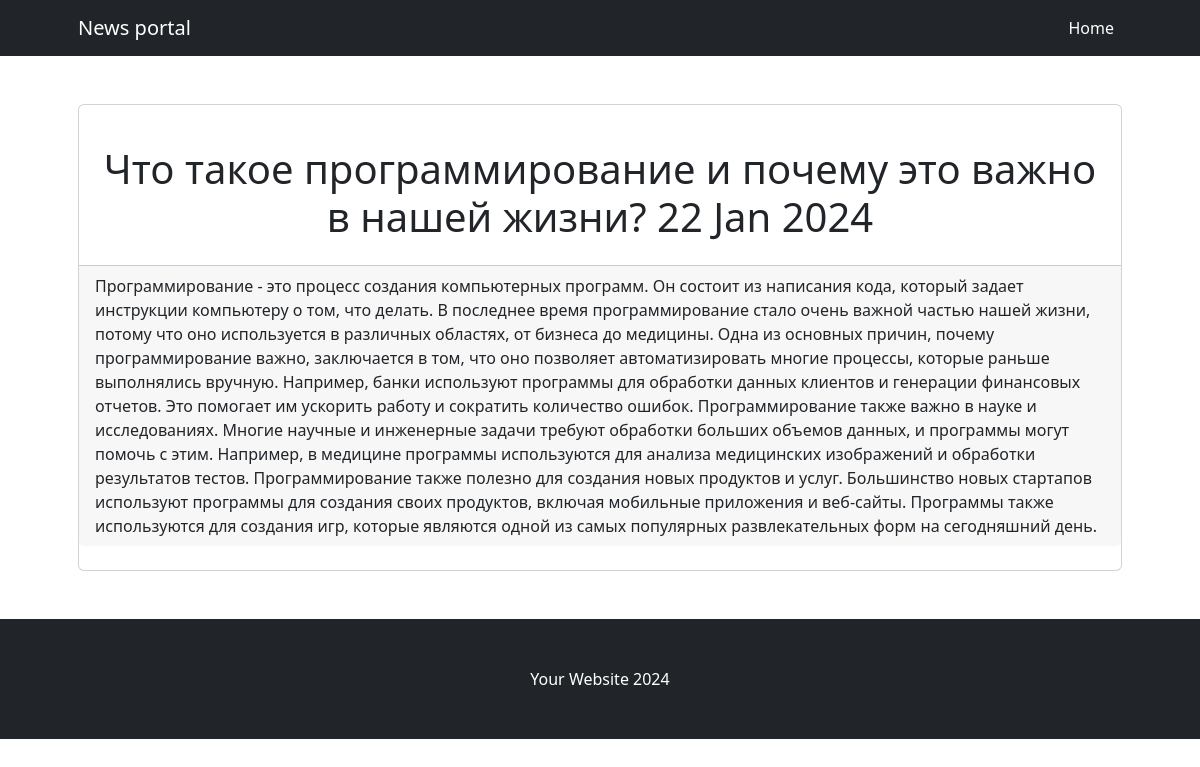
The page /news/2 on the database its author committed.
### simpleapp/models.py (models this page shows, shortened)
class Post(models.Model):
    author = models.CharField(max_length=255)
    item = models.CharField(max_length=3, choices=ITEM, default=article)
    date = models.DateTimeField(auto_now_add=True)
    category = models.ForeignKey(to=Category, on_delete=models.CASCADE, related_name='posts')
    heading = models.CharField(max_length=255)
    text = models.TextField(default = "Текст не введен")

### simpleapp/views.py (the view)
# urls.py: path('<int:pk>', PostDetail.as_view()),
class PostDetail(DetailView):
    model = Post
    template_name = 'post.html'
    context_object_name = 'post'

### simpleapp/templatetags/custom_filters.py (called while the page is built)
@register.filter(name='censor')
def currency(value):
   if type(value)==str:
      for pattern, repl in _TAGS:
        value = re.sub(pattern, repl, value)
   return value

### templates/post.html (shortened to what this page needs)
{% extends 'flatpages/default.html' %}
{% load custom_filters %}
{% block content %}
<div class="card   my-5 py-4 ">
    <div class="card-body text-center">
        <h1 class="font-weight-light">{{ post.heading|censor }} {{ post.date|date:'d M Y' }}</h1>
    </div>
    <div class="card-footer">
        <p class="card-text">{{ post.text|censor }}</p>
    </div>
</div>
{% endblock content %}

### rows shown on the page
Post: heading|censor "Что такое программирование и почему это важно в нашей жизни?", date "22 Jan 2024", text|censor "Программирование - это процесс создания компьютерных программ. Он состоит из написания кода, который задает инструкции компьютеру о том, что делать. В последнее время программирование стало очень важной частью нашей жизни, потому что оно используется в различных областях, от бизнеса до медицины. Одна из основных причин, почему программирование важно, заключается в том, что оно позволяет автоматизировать многие процессы, которые раньше выполнялись вручную. Например, банки используют программы для обработки данных клиентов и генерации финансовых отчетов. Это помогает им ускорить работу и сократить количество ошибок. Программирование также важно в науке и исследованиях. Многие научные и…"
